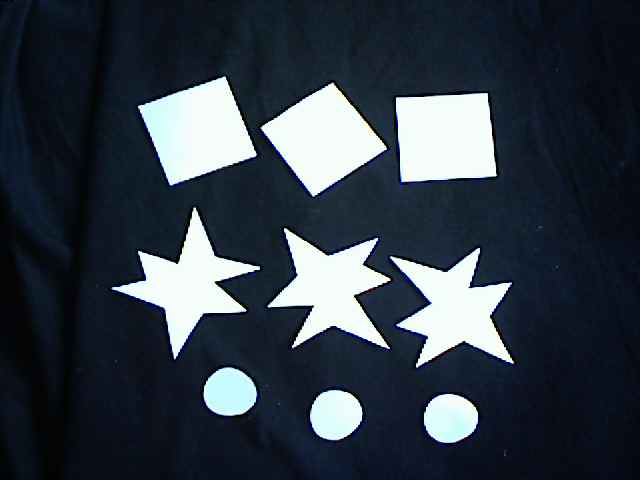
#> input picture objekty/ctverce_hvezdy_kolecka.jpg, 640 x 480 px, found by its file name
$ jupyter execute --allow-errors ZDOcv9.ipynb   (shell and % lines are left out)   (Python 2 division)   (older library calls are emulated)
#> lines starting #> are read from the running program, lines starting #| are printed output that depends on the picture
# Klasifikátory a analýza pohybu

Několik typů klasifikátorů:

* Nejbližší soused (KNN)
* Bayessův klasifikátor
* Support Vector Machine (SVM)

Dva základní typy učení:

* S učitelem (Supervised learning)
* Bez učitele (Unsupervised learning)


## Klasifikátory v Pythonu

Dobrým pomocníkem je balík [scikits-learn (sklearn)](http://scikit-learn.org/dev/user_guide.html).

[cell 1]
%pylab inline --no-import-all
from sklearn import datasets
import numpy as np
import sklearn.model_selection

## Kosatec

Načtení trénovacích dat. Jde o kosatec (iris flower) a jeho tři poddruhy: Iris setosa,
Iris versicolor, Iris virginica. Měří se délka kalichu, šířka kalichu, délka okvětního lístku a šířka okvětního lístku.

[cell 2]
iris = datasets.load_iris()
# cílové třídy
# rozměry dat
print("data ", iris.data.shape)
print(iris.data[-10:,:])

print("")
print("target", iris.target.shape)
print(np.unique(iris.target))
print(iris.target[-10:])

## Klasifikátor podle K-nejbližšího souseda

Nejbližší soused

K - nejbližší soused

Počítání minimální vzdálenosti

[cell 3]
from sklearn import neighbors
knn = neighbors.KNeighborsClassifier()
knn.fit(iris.data, iris.target)
#KNeighborsClassifier(...)
predikce = knn.predict([[0.1, 0.2, 0.3, 0.4]])
print predikce
#array([0])

## Trénovací a testovací sada

Při experimentování je důležité rozdělit data na trénovací a testovací sadu.

[cell 4]
perm = np.random.permutation(iris.target.size)
iris.data = iris.data[perm]
iris.target = iris.target[perm]

train_data = iris.data[:100]
train_target = iris.target[:100]

test_data = iris.data[100:]
test_target = iris.target[100:]

knn.fit(train_data, train_target)

knn.score(test_data, test_target)

## Bayessův klasifikátor

$$P(x_i \mid y) = \frac{1}{\sqrt{2\pi\sigma^2_y}} \exp\left(-\frac{ (x_i - \mu_y)^2}{2\pi\sigma^2_y}\right)$$

[cell 5]
import sklearn.naive_bayes
gnb = sklearn.naive_bayes.GaussianNB()
gnb.fit(train_data, train_target)
y_pred = gnb.predict(test_data)
print("Number of mislabeled points : %d" % (test_target != y_pred).sum())

## SVM klasifikátor

Rozděluje data nadrovinou

[cell 6]
from sklearn import svm
svc = svm.SVC()
svc.fit(train_data, train_target)
y_pred = svc.predict(test_data)
print("Number of mislabeled points : %d" % (test_target != y_pred).sum())

## Učení bez učitele

Cílem je rodělit obrazy bez další informace do skupin - shluků

Vstup

výstup

Pro jednoduché případy lze použít algoritmus K-Means. Pro složitější natrénování Bayessova klasifikátoru je využíván EM-algoritmus.

# Příklad klasifikace

Klasifikovat objekty v obraze

<!-- .element height="50%" width="50%" -->

## Trénovací data

https://raw.githubusercontent.com/mjirik/ZDO/master/objekty/ctverce_hvezdy_kolecka.jpg

## Testovací data

https://raw.githubusercontent.com/mjirik/ZDO/master/objekty/01.jpg

https://raw.githubusercontent.com/mjirik/ZDO/master/objekty/02.jpg

...

https://raw.githubusercontent.com/mjirik/ZDO/master/objekty/16.jpg

https://raw.githubusercontent.com/mjirik/ZDO/master/objekty/17.jpg

[cell 7]
import scipy
import urllib
import cStringIO
import skimage
import skimage.color
import skimage.filter
import skimage.measure
import skimage.io
from sklearn import svm


# URL = "http://uc452cam01-kky.fav.zcu.cz/snapshot.jpg"
URL = "https://raw.githubusercontent.com/mjirik/ZDO/master/objekty/ctverce_hvezdy_kolecka.jpg"
img = skimage.io.imread(URL, as_grey=True)
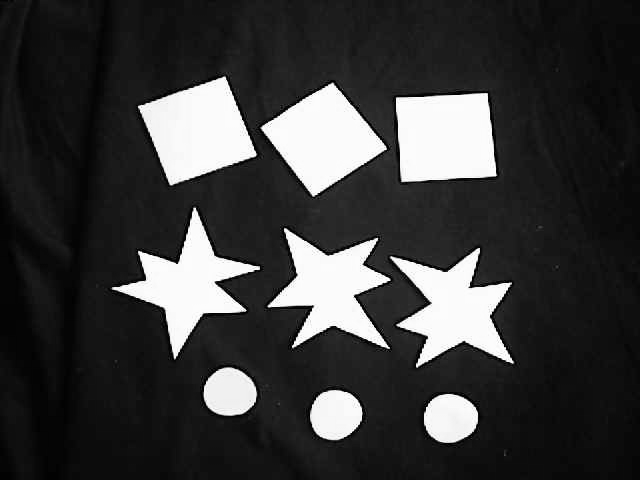
#> img: shape (480, 640) float64; min 0, max 1, mean 0.231
plt.imshow(img)
# doporučený klasifikátor ...
# pozor na labeling a "+1 problém"


$ run again, with objekty/01.jpg copied over objekty/ctverce_hvezdy_kolecka.jpg
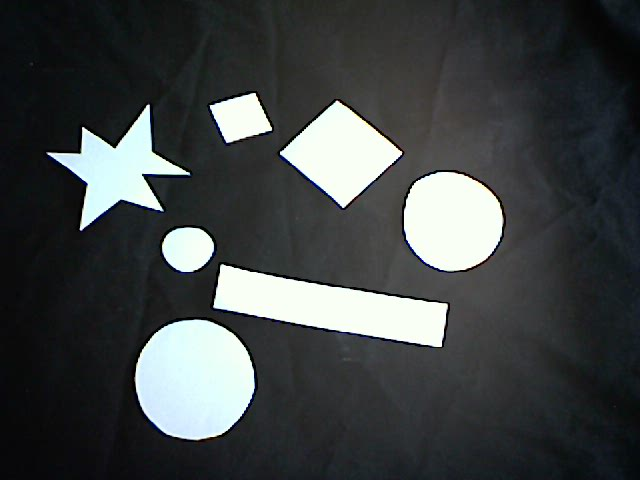
#> input picture objekty/01.jpg, 640 x 480 px, found by its file name
#> `img = skimage.io.imread(URL, as_grey=True)`:
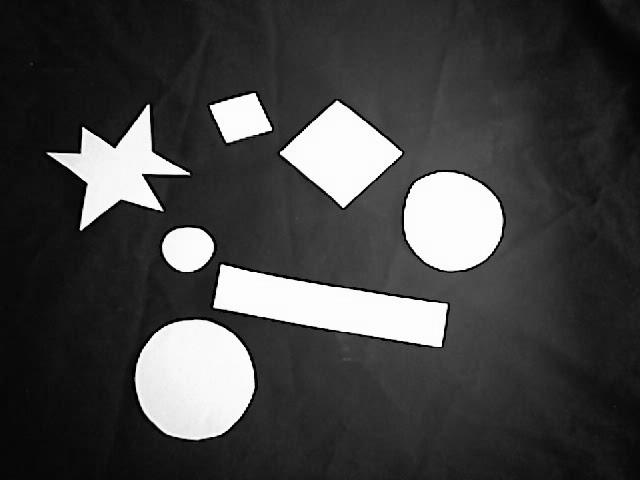
#> img: shape (480, 640) float64; min 0, max 1, mean 0.265

$ run again, with objekty/03.jpg copied over objekty/ctverce_hvezdy_kolecka.jpg
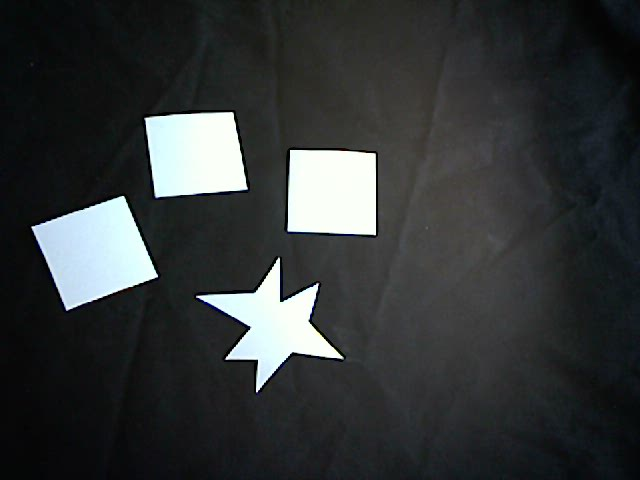
#> input picture objekty/03.jpg, 640 x 480 px, found by its file name
#> `img = skimage.io.imread(URL, as_grey=True)`:
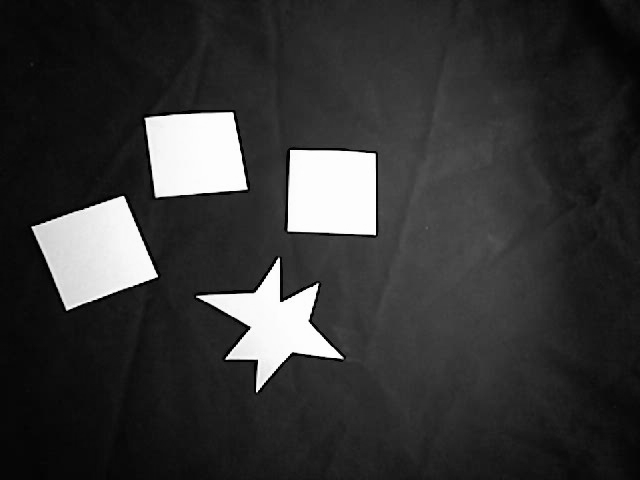
#> img: shape (480, 640) float64; min 0, max 1, mean 0.212
